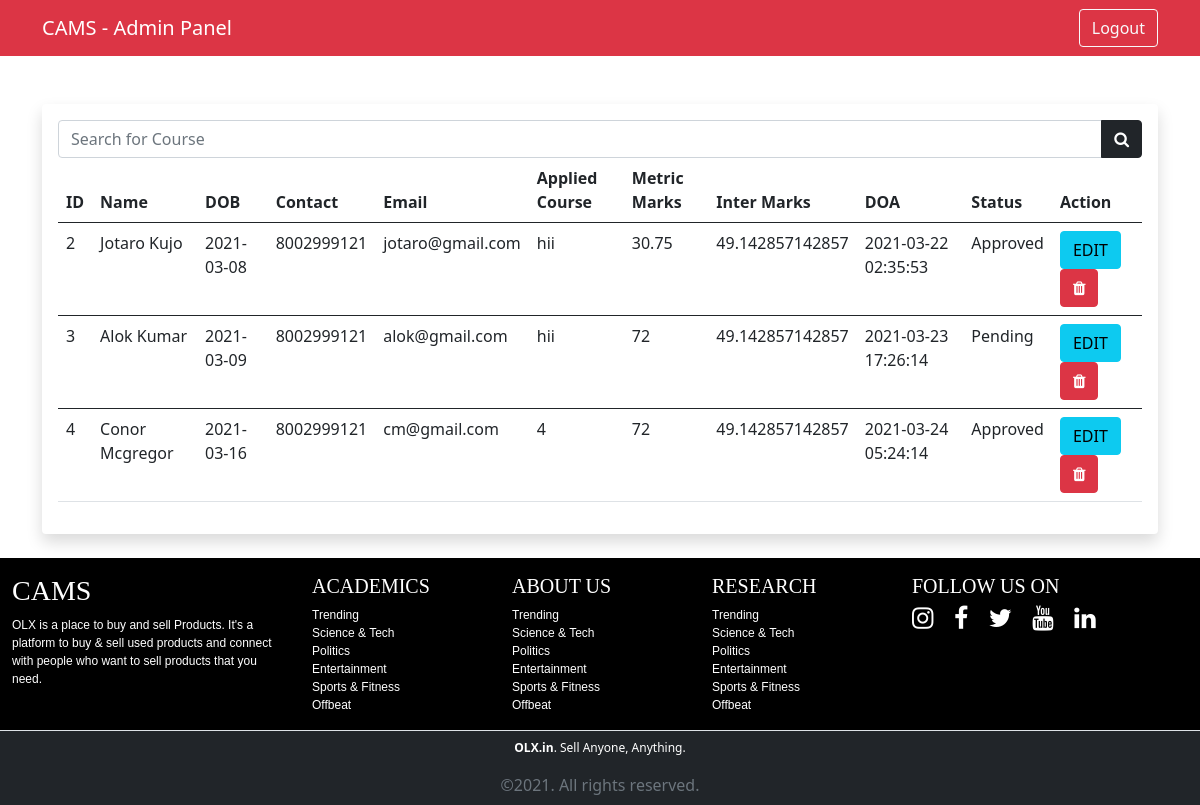
Screenshot of /admin/s_app.php (signed in) with the database file from the repository.
### tables this page shows
CREATE TABLE `student_apply` (
  `s_id` int(11) NOT NULL,
  `user_id` int(11) NOT NULL,
  `s_f_name` varchar(100) NOT NULL,
  `s_l_name` varchar(100) NOT NULL,
  `father_name` varchar(100) NOT NULL,
  `mother_name` varchar(100) NOT NULL,
  `s_contact` varchar(50) NOT NULL,
  `s_email` varchar(100) NOT NULL,
  `s_dob` varchar(100) NOT NULL,
  `s_address` varchar(255) NOT NULL,
  `s_course` varchar(100) NOT NULL,
  `metric_marks` int(11) NOT NULL,
  `metric_fullmarks` int(11) NOT NULL,
  `inter_marks` int(11) NOT NULL,
  `inter_fullmarks` int(11) NOT NULL,
  `date_of_apply` timestamp NOT NULL DEFAULT current_timestamp(),
  `form_status` tinyint(4) NOT NULL
);

### include/config.php (called while the page is built, shortened)
<?php
    class Work{
        private $host = "localhost";
        private $username = "root";
        private $password = "";
        private $database = "cams";
        private $connect;
        public function __construct(){
            $this->connect = new mysqli($this->host, $this->username, $this->password, $this->database);
            if(mysqli_connect_error()){
                trigger_error("Databse Connection Failed".mysqli_connect_error());
            }
            else{
                return $this->connect;
            }
        }
        public function select($query){
            $run = $this->connect->query($query);
            $array = [];
            if($run->num_rows > 0){
                while($row = $run->fetch_assoc()){
                    $array[] = $row;
                }
                return $array;
            }
            else{
                echo "No records found";
                return $array;
            }
        }
    }
    $cams = new Work();
?>

### admin/s_app.php (the view, shortened to what this page needs)
<?php include "../include/config.php";
?>
<!DOCTYPE html>
<html lang="en">
<head>
<link href="https://cdn.jsdelivr.net/npm/bootstrap@5.0.0-beta2/dist/css/bootstrap.min.css" rel="stylesheet">
<link rel="stylesheet" href="https://cdnjs.cloudflare.com/ajax/libs/font-awesome/4.7.0/css/font-awesome.min.css">
<link rel="stylesheet" href="https://cdn.jsdelivr.net/npm/bootstrap-icons@1.4.0/font/bootstrap-icons.css">
</head>
<body>
<nav class="navbar navbar-expand-lg navbar-dark bg-danger">
    <div class="container">
    <a href="" class="navbar-brand">CAMS - Admin Panel</a>
        <ul class="navbar-nav ms-auto">
            <li class="nav-item"><a href="admin_logout.php" class="btn btn-outline-light">Logout</a></li>
        </ul>
    </div>
    </nav>
<div class="container mt-5">
        <div class="card border-0 shadow">
            <div class="card-body">
            <form action="" method="get">
                <div class="input-group">
                    <input type="search" name="app_search" placeholder="Search for Course" class="form-control">
                    <button class="btn btn-dark" name="find"><i class="fa fa-search"></i></button>
                </div>
            </form>
                <table class="table">
                    <thead>
                        <tr>
                            <th>ID</th>
                            <th>Name</th>
                            <th>DOB</th>
                            <th>Contact</th>
                            <th>Email</th>
                            <th>Applied Course</th>
                            <th>Metric Marks</th>
                            <th>Inter Marks</th>
                            <th>DOA</th>
                            <th>Status</th>
                            <th>Action</th>
                        </tr>
                    </thead>
                    <?php
                    if(isset($_GET['app_search'])):
                        $search = $_GET['app_search'];
                        $app = $cams->select("SELECT * FROM student_apply WHERE student_apply.s_f_name LIKE '%$search%'");
                    else:
                        $app = $cams->select("SELECT * FROM student_apply");
                    endif;
                        foreach($app as $r): ?>
                        <tbody>
                            <tr>
                                <td><?= $r['s_id'];?></td>
                                <td><?= $r['s_f_name'];?> <?= $r['s_l_name'];?></td>
                                <td><?= $r['s_dob'];?></td>
                                <td><?= $r['s_contact'];?></td>
                                <td><?= $r['s_email'];?></td>
                                <td><?= $r['s_course'];?></td>
                                <td>
                                    <?php
                                      echo  $total =  ($r['metric_marks'] / $r['metric_fullmarks']) * 100;
                                    ?>
                                </td>
                                <td>
                                <?php
                                      echo  $total =  ($r['inter_marks'] / $r['inter_fullmarks']) * 100;
                                    ?>
                                </td>
                                <td><?= $r['date_of_apply'];?></td>
                                <td> <?php
                                    if($r['form_status'] == 0):
                                        echo "Pending";
                                        elseif($r['form_status'] == 1):
                                            echo "Approved";
                                        else:
                                            echo "Rejected";
                                        endif;
                                ?>
                                </td>
                                <td>
                                    <a href="update_app.php?id=<?= $r['s_id']; ?>" class="btn btn-info">EDIT</a>
                                    <a href="" class="btn btn-danger"><i class="fa fa-trash"></i></a>
                                </td>
                            </tr>
                        </tbody>
                        <?php endforeach;  ?>
                </table>
            </div>
        </div>
    </div>
</body>
</html>
<?php include "../include/footer.php"; ?>

### rows the page displays
student_apply: s_id "2", s_f_name "Jotaro", s_l_name "Kujo", s_dob "2021-03-08", s_contact "8002999121", s_email "jotaro@gmail.com", s_course "hii", $total =  ($r['metric_marks'] / $r['metric_fullmarks']) * 100 "30.75", $total =  ($r['inter_marks'] / $r['inter_fullmarks']) * 100 "49.142857142857", date_of_apply "2021-03-22 02:35:53", form_status "Approved"
student_apply: s_id "3", s_f_name "Alok", s_l_name "Kumar", s_dob "2021-03-09", s_contact "8002999121", s_email "alok@gmail.com", s_course "hii", $total =  ($r['metric_marks'] / $r['metric_fullmarks']) * 100 "72", $total =  ($r['inter_marks'] / $r['inter_fullmarks']) * 100 "49.142857142857", date_of_apply "2021-03-23 17:26:14", form_status "Pending"
student_apply: s_id "4", s_f_name "Conor", s_l_name "Mcgregor", s_dob "2021-03-16", s_contact "8002999121", s_email "cm@gmail.com", s_course "4", $total =  ($r['metric_marks'] / $r['metric_fullmarks']) * 100 "72", $total =  ($r['inter_marks'] / $r['inter_fullmarks']) * 100 "49.142857142857", date_of_apply "2021-03-24 05:24:14", form_status "Approved"
